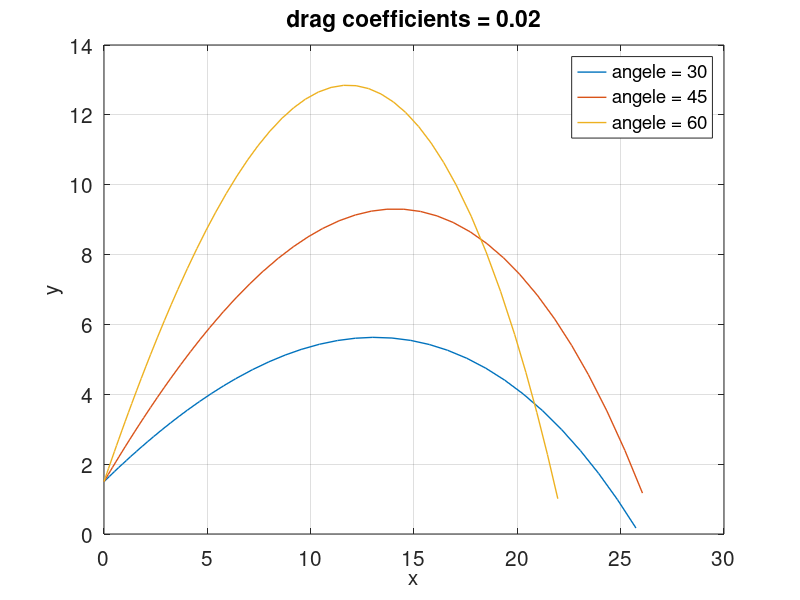
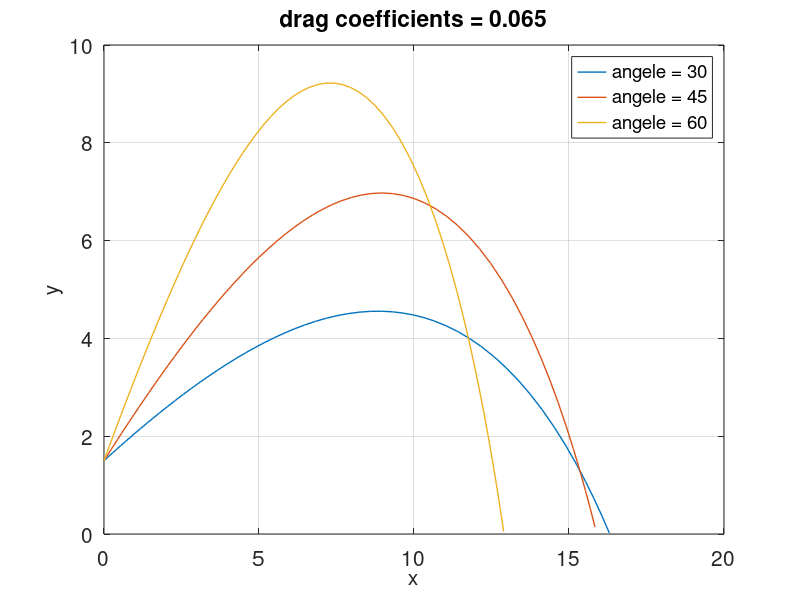

These charts were generated, in order, by the following MATLAB code:
%% SF2520 HT19-1 Applied Numerical Methods
%% Computer exercise 1
%% Nomerical solutionof Initial value probles
%% Part 3: Parameter study of solutions of an ODE-system
%% Problem 2: Motion of a particle (ballistics)
%% Armin Salmasi

clear variables; close all; clc;
diary output132.txt 

%% initialization
tspan=[0 15]; % timespan
k=[0.020 0.065]; % drag coefficients
y0=1.5; % initial height
x0 = 0; % initial distance
v0=20; % initial velocity
ang=[30 45 60]; % ballistics angles in degree
tg = [];
%% calcualtion
for i= 1:length(k) %loop over drag coefficients
    figure
    hold on
    for j= 1:length(ang) % loop over angles 
        %% Ode solver IVP ode23 
        it=[x0 y0 v0*cosd(ang(j)) v0*sind(ang(j))]; % initial coordinates and velocities
        opts=odeset('RelTol',1e-6, 'Stats', 'on');
        f = @(t,x)... % right handside function of the ODE
            [x(3); x(4); -k(i)*x(3)*sqrt(x(3)^2+x(4)^2); ...
            -9.81-k(i)*x(4)*sqrt(x(3)^2+x(4)^2);]; 
        [t,x] = ode45(f, tspan, it , opts); % t,x = time and results 
        disp('%%%%%%%%%%%%%%');
        %% cut negetive values from the time particle hit the ground 
        indices = find((x(:,2))<0); % check if y<0
        x(indices,:) = []; %cut negetive values 
        tg = [tg min(indices)]; % time when particle is on the ground
        %% plot Particle Trajectory ( y vs x )
        plot(x(:,1),x(:,2),'LineWidth',1)
        set(gcf,'units','normalized','outerposition',[0 0 0.4 0.7])
        xlabel('x','Fontsize',15);
        ylabel('y','Fontsize',15);
        set(gca,'FontSize',15);
        grid on; box on;
        leg(j)=({['angele = ',num2str(ang(j))]});
    end
    title(['drag coefficients = ' num2str(k(i))])
    legend(leg)
    saveas(gcf,['fig_ex132_' num2str(i) '.pdf']);

end
tg
diary off





















